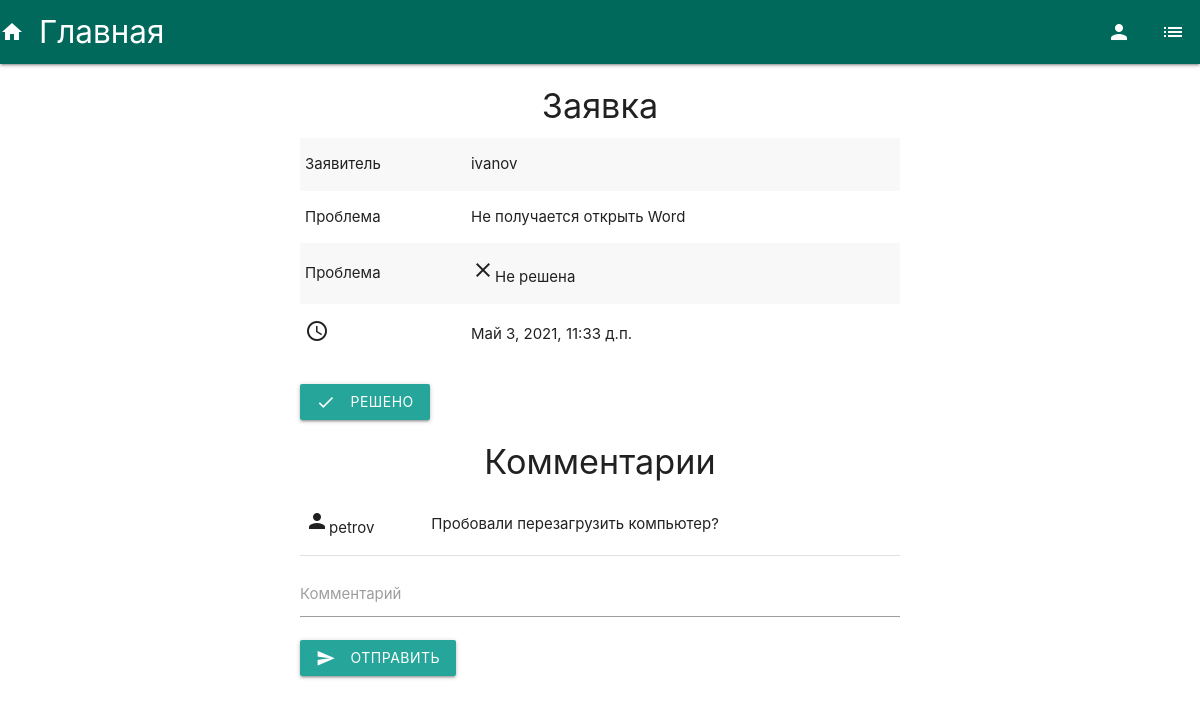
The app's page /3/ (signed in) with its own data.
### tp/apps/requ/models.py (models this page shows, shortened)
class Request(models.Model):
    text = models.TextField('Текст заявки')
    is_solved = models.BooleanField('Проблема решена')
    author = models.ForeignKey(User, on_delete=models.CASCADE, related_name='author')
    solver = models.ForeignKey(User, on_delete=models.CASCADE, related_name='solver', blank=True, null=True)
    pub_date = models.DateTimeField('дата публикации')
    class Meta:
        verbose_name = 'Заявка'
        verbose_name_plural = 'Заявки'

class Comment(models.Model):
    text = models.CharField('текст комментария', max_length=255)
    request = models.ForeignKey(Request, on_delete=models.CASCADE)
    author = models.ForeignKey(User, on_delete=models.CASCADE)
    class Meta:
        verbose_name = 'Комментарий'
        verbose_name_plural = 'Комментарии'

### tp/apps/requ/views.py (the view)
# urls.py: path('<int:id>/', views.detail, name='detail'),
def detail(request, id):
    try:
        req = Request.objects.get(id=id)
        user_ = request.user
        if user_.groups.filter(name="sysadm").exists() or user_.is_superuser or user_ == req.author:
            comments = Comment.objects.filter(request=req)
        else:
            return HttpResponse("Недостаточно прав!")
    except:
        raise Http404("Заявка не найдена!")
    return render(request, 'requ/detail.html', {'req': req, 'comments': comments})

### tp/templates/requ/detail.html (shortened to what this page needs)
{% extends 'base.html' %}
{% block content %}
    <h4 class="center-align">Заявка</h4>
    <div class="row center-aligned">
        <table class="striped">
            <tr>
                <td>Заявитель</td>
                <td>{{ req.author }}</td>
            </tr>
            <tr>
                <td>Проблема</td>
                <td>{{ req.text }}</td>
            </tr>
            {% if req.is_solved %}
                <tr>
                    <td>Проблема</td>
                    <td><i class="material-icons">done</i>Решена</td>
                </tr>
                {% if req.solver %}
                    <tr>
                        <td>Решил</td>
                        <td>{{ req.solver }}</td>
                    </tr>
                {% endif %}
            {% else %}
                <tr>
                    <td>Проблема</td>
                    <td><i class="material-icons">close</i>Не решена</td>
                </tr>
            {% endif %}
            <tr>
                <td><i class="material-icons">access_time</i></td>
                <td>{{ req.pub_date }}</td>
            </tr>
        </table>
    </div>
    {% if req.is_solved %}
        <form action="{% url 'requ:unsolved' req.id %}">
            <button type="submit" class="waves-effect waves-light btn">
                <i class="material-icons left">disabled_by_default</i>Не решено
            </button>
        </form>
    {% else %}
        <form action="{% url 'requ:solved' req.id %}">
            <button type="submit" class="waves-effect waves-light btn">
                <i class="material-icons left">check</i>Решено
            </button>
        </form>
    {% endif %}
    <h4 class="center-align">Комментарии</h4>
    <table>
        {% for i in comments %}
            <tr>
                <td><i class="material-icons">person</i>{{ i.author }}</td>
                <td>{{ i.text }}</td>
            </tr>
        {% endfor %}
    </table>
    <form action="{% url 'requ:comment' req.id %}" method="post">
        <div class="input-field">
            <input type="text" required name="text" id="text" class="validate">
            <label for="text">Комментарий</label>
        </div>
        <button type="submit" class="waves-effect waves-light btn">
            <i class="material-icons left">send</i>Отправить
        </button>
    </form>
{% endblock %}

### records on screen
Request: author "ivanov", text "Не получается открыть Word", pub_date "Май 3, 2021, 11:33 д.п."
Comment: author "petrov", text "Пробовали перезагрузить компьютер?"
